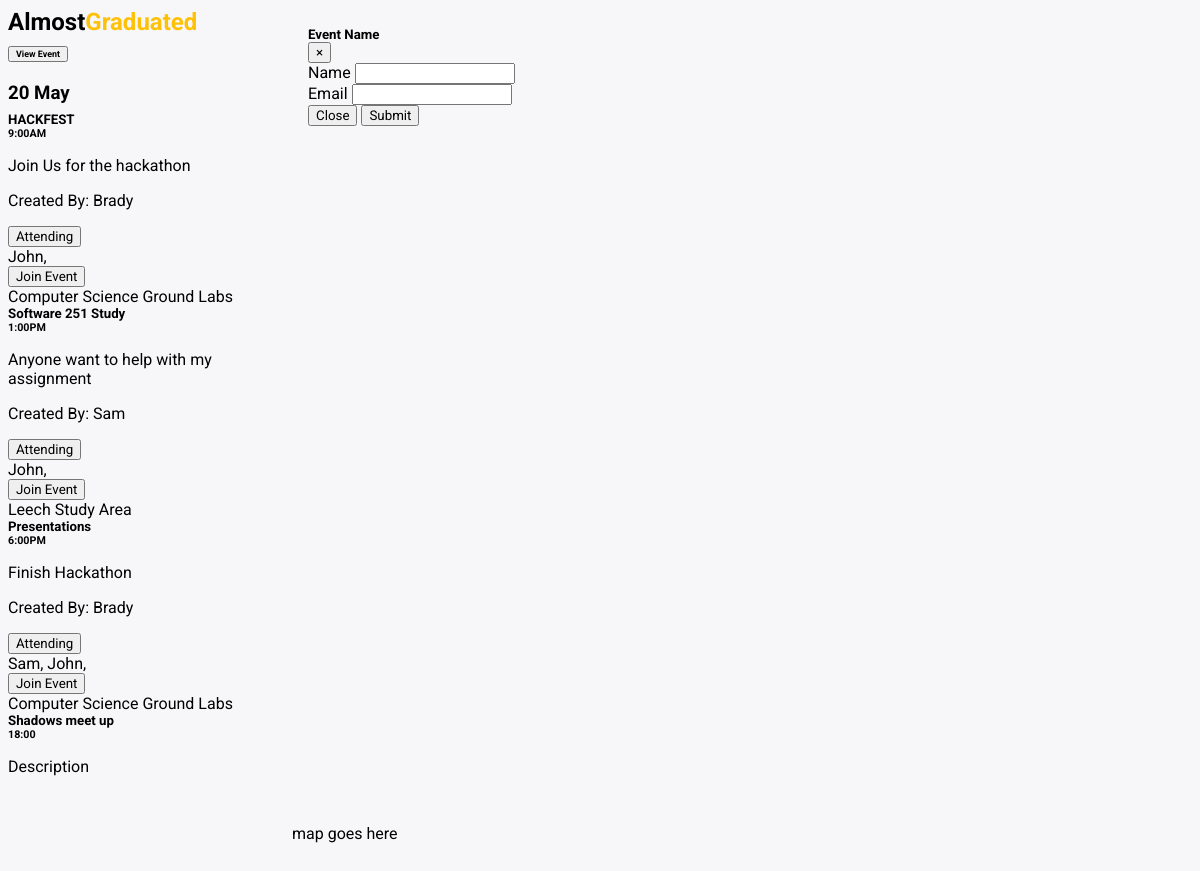
The page / on the database its author committed.
### tables this page shows
CREATE TABLE "Event" (
	`ID`	INTEGER PRIMARY KEY AUTOINCREMENT,
	`Name`	TEXT NOT NULL,
	`Time`	TEXT NOT NULL,
	`Date`	TEXT,
	`Users`	TEXT NOT NULL,
	`StudyArea`	INTEGER NOT NULL,
	`Description`	TEXT
);

CREATE TABLE "User" (
	`ID`	INTEGER PRIMARY KEY AUTOINCREMENT,
	`Name`	TEXT NOT NULL
);

CREATE TABLE "StudyArea" (
	`ID`	INTEGER PRIMARY KEY AUTOINCREMENT,
	`Name`	TEXT NOT NULL,
	`Longitude`	TEXT NOT NULL,
	`Latitude`	TEXT NOT NULL
);

### __init__.py (the view)
@app.route('/')
def index():
    try:
        db = database.db('StudyGroups.db')
        lookup = db.event_lookup
        Events = db.get_all_events()
        Length = len(Events)
        options = db.get_study_areas()
        userslookup = db.get_user
        return render_template('index.html',lenght=Length, Events=Events, lookup=lookup, options=options[0:10], userslookup=userslookup)
    except Exception as e:
        print(str(e))
    finally:
        db.close()

### database.py (called while the page is built)
	def get_user(self, id):
		decoder = json.JSONDecoder()
		id = decoder.decode(id)
		users = []
		for i in id:
			users.append(self.cursor.execute("SELECT Name FROM User WHERE ID=?",(i,)).fetchall()[0][0])
		return users

	def get_all_events(self):
		data = self.cursor.execute("SELECT * FROM Event").fetchall()
		data.sort(key=lambda tup: datetime.strptime(tup[3],'%d %b'))
		new_data = [[data[0]]]
		data.pop(0)
		for i in data:
			if i[3] == new_data[len(new_data)-1][0][3]:
				new_data[len(new_data)-1].append(i)
			else:
				new_data.append([i])
		for i in new_data:
			i.sort()
		return new_data

	def event_lookup(self, id):
		return self.cursor.execute("SELECT Name FROM StudyArea WHERE ID=?",(id,)).fetchone()[0]

	def get_study_areas(self):
		return self.cursor.execute("SELECT Name FROM StudyArea").fetchall()

	def close(self):
		self.cursor.close()
		self.conn.close()

### templates/index.html (shortened to what this page needs)
﻿<!DOCTYPE html>
<html>
<head>
    <link rel="stylesheet" type="text/css" href="../static/css/style.css">
    <link rel="stylesheet"
          href="https://unpkg.com/bootstrap-material-design@4.1.1/dist/css/bootstrap-material-design.min.css"
>
    <link rel="stylesheet" type="text/css" href="../static/css/style.css">
    <link rel="stylesheet" type="text/css" href="/css/style.css">
</head>
<body style="background: #F7F7F9">
<div class="left-container">
    <div class="card">
        <h2 class="card-header" style="alignment: center">Almost<span class="highlight">Graduated</span></h2>
    </div>
    <div class="panel-group" id="accordion">
        <div class="card">
            <div class="card-header" id="headingOne">
                <h5 class="mb-0">
                    <button class="btn btn-link" data-toggle="collapse" data-target="#collapseOne" aria-expanded="true"
                            aria-controls="collapseOne">
                        <h6>View Event</h6>
                    </button>
                </h5>
            </div>
            <div id="collapseOne" class="collapse show" aria-labelledby="headingOne" data-parent="#accordion">
                <div class="card-body" style="padding-bottom: 90px; background: #F7F7F9">
                    {% for i in range(lenght) %}
                    <h3 class="eventHeader">{{Events[i][0][3]}}</h3>
                    {% for event in Events[i] %}
                    <div class="card" onclick="get_marker({{event[5]}})" style="width: 18rem;">
                        <div class="card-body">
                            <h5 class="card-title">{{event[1]}}</h5>
                            <h6 class="card-subtitle mb-2 text-muted">{{event[2]}}</h6>
                            <p class="card-text">{{event[6]}}</p>
                            <p class="card-text">Created By: {{userslookup(event[4])[0]}}</p>
                            <div class="dropdown">
                                <button class="btn btn-secondary dropdown-toggle" type="button" id="dropdownMenuButton" data-toggle="dropdown" aria-haspopup="true" aria-expanded="false" onclick="join_event({{event[0]}})">
                                    Attending
                                </button>
                                <div class="dropdown-menu" aria-labelledby="dropdownMenuLink">
                                    {% for atendee in userslookup(event[4])[1:] %}
                                    <a class="card-text">{{atendee}},</a>
                                    {% endfor %}
                                </div>
                                <button type="button" class="btn btn-primary btn-raised btn-sm" style="right: 5px" data-target="#eventRegisterModal" data-toggle="modal">Join Event</button>
                            </div>
                            <div class="card-footer text-muted text-center">
                                {{lookup(event[5])}}
                            </div>
                        </div>
                    </div>
                    {% endfor %}
                    {% endfor %}
                </div>
            </div>
        </div>
    </div>
</div>
<div class="modal fade" id="eventRegisterModal" tabindex="-1" role="dialog" aria-labelledby="exampleModalLabel"
     aria-hidden="true">
    <div class="modal-dialog" role="document">
        <div class="modal-content">
            <div class="modal-header">
                <h5 class="modal-title" id="exampleModalLabel">Event Name</h5>
                <button type="button" class="close" data-dismiss="modal" aria-label="Close">
                    <span aria-hidden="true">&times;</span>
                </button>
            </div>
            <div class="modal-body">
                <div class="form-group">
                    <label for="nameModal" class="bmd-label-floating">Name</label>
                    <input type="text" class="form-control" id="nameModal">
                </div>
                <div class="form-group">
                    <label for="registerEmail" class="bmd-label-floating">Email</label>
                    <input type="email" class="form-control" id="registerEmail">
                </div>
            </div>
            <div class="modal-footer">
                <button type="button" class="btn btn-secondary" data-dismiss="modal">Close</button>
                <button type="button" class="btn btn-primary" data-dismiss="modal">Submit</button>
            </div>
        </div>
    </div>
</div>
<section id="map">
    <p>map goes here</p>
</section>
</body>
</html>

### static/css/style.css (style rules this page uses)
.highlight { color: #FFC107 }
body { background-color: #f4f4f4; }
.card { position: relative; top: 0; width: 25vw; }
.panel-group { float: left; width: 25vw; height: 93vh; overflow: scroll; padding-top: 10px; }
.left-container { float: left; width: 25vw; height: 100vh; }
#map { height: 100vh; width: 75vw; float: right; }
*, *:before, *:after { -moz-box-sizing: border-box; -webkit-box-sizing: border-box; box-sizing: border-box; font-family: 'Roboto', 'sans-serif'; }
h1, h2, h3, h4, h5, h6 { margin: 0; padding: 0; }
.eventHeader { padding-top: 20px; padding-bottom: 8px }

### rows shown on the page
Event: Date "20 May", Name "HACKFEST", Time "9:00AM", Description "Join Us for the hackathon", Users.Name "Brady", StudyArea.Name "Computer Science Ground Labs"
User: Name "John"
Event: Name "Software 251 Study", Time "1:00PM", Description "Anyone want to help with my assignment", Users.Name "Sam", StudyArea.Name "Leech Study Area"
Event: Name "Presentations", Time "6:00PM", Description "Finish Hackathon", Users.Name "Brady", StudyArea.Name "Computer Science Ground Labs"
User: Name "Sam"
Event: Name "Shadows meet up", Time "18:00", Description "Description"
